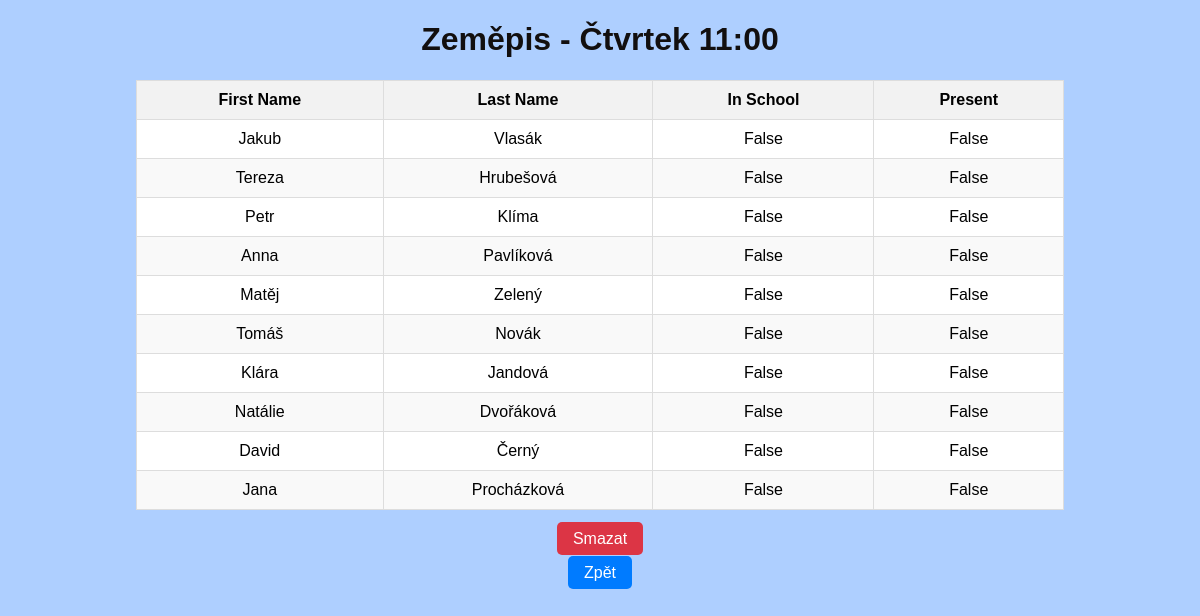
Page /7/ on the committed database.
### application/models.py (models this page shows, shortened)
class Lecture(models.Model):
    name = models.CharField(max_length=50)
    students = models.ManyToManyField(Student, related_name='students')
    teacher = models.ForeignKey(Teacher, on_delete=models.CASCADE, related_name='teacher')

class Student(models.Model):
    user = models.OneToOneField(User, on_delete=models.CASCADE, related_name='student_profile')
    first_name = models.CharField(max_length=20)
    last_name = models.CharField(max_length=20)
    mac_address = models.CharField(validators=[MinLengthValidator(17)], max_length=17)
    is_present = models.BooleanField(default=False)
    is_in_school = models.BooleanField(default=False)
    objects = models.Manager()
    class LectureManager(models.Manager):
        def create_lecture(self, name, students, teacher):
            return self.create(name=name, students=students, teacher=teacher)
    lectures = LectureManager()

### application/views.py (the view)
# urls.py: path('<int:pk>/', views.list_lecture, name='list_lecture'),
def list_lecture(request, pk):
    lecture = Lecture.objects.get(pk=pk)
    students = lecture.students.all()
    return render(request, 'list_lecture.html', {'lecture': lecture, 'students': students})

### application/templates/list_lecture.html (shortened to what this page needs)
<!DOCTYPE html>
<html lang="en">
<head>
</head>
<body>
    <h1>{{lecture.name}}</h1>
    <table>
        <thead>
            <tr>
                <th>First Name</th>
                <th>Last Name</th>
                <th>In School</th>
                <th>Present</th>
            </tr>
        </thead>
        <tbody>
            {% for student in students %}
                <tr>
                    <td>{{student.first_name}}</td>
                    <td>{{student.last_name}}</td>
                    <td>{{student.is_in_school}}</td>
                    <td>{{student.is_present}}</td>
                </tr>
            {% endfor %}
        </tbody>
    </table>
    <div class="text-center">
        <p>
            <a href="{% url 'remove_lecture' lecture.pk %}" class="btn btn-danger" onclick="return confirm('Are you sure you want to delete this?')">Smazat</a>
        </p>
        <p>
            <a href="/" class="btn">Zpět</a>
        </p>
    </div>
</body>
</html>

### application/templates/list_lecture.html (style rules this page uses)
body { font-family: Arial, sans-serif; margin: 20px; background-color: #aecfff; }
h1 { text-align: center; color: #120f0f; }
table { width: 80%; margin: 20px auto; border-collapse: collapse; background-color: #fff; }
table, th, td { border: 1px solid #ddd; }
th, td { padding: 10px; text-align: center; }
th { background-color: #f2f2f2; }
tr:nth-child(even) { background-color: #f9f9f9; }
.btn { text-decoration: none; color: white; background-color: #007bff; padding: 8px 16px; border-radius: 5px; }
.btn-danger { background-color: #dc3545; }
.text-center { text-align: center; }

### rows in the picture
Lecture: name "Zeměpis - Čtvrtek 11:00"
Student: first_name "Jakub", last_name "Vlasák", is_in_school "False", is_present "False"
Student: first_name "Tereza", last_name "Hrubešová", is_in_school "False", is_present "False"
Student: first_name "Petr", last_name "Klíma", is_in_school "False", is_present "False"
Student: first_name "Anna", last_name "Pavlíková", is_in_school "False", is_present "False"
Student: first_name "Matěj", last_name "Zelený", is_in_school "False", is_present "False"
Student: first_name "Tomáš", last_name "Novák", is_in_school "False", is_present "False"
Student: first_name "Klára", last_name "Jandová", is_in_school "False", is_present "False"
Student: first_name "Natálie", last_name "Dvořáková", is_in_school "False", is_present "False"
Student: first_name "David", last_name "Černý", is_in_school "False", is_present "False"
Student: first_name "Jana", last_name "Procházková", is_in_school "False", is_present "False"
